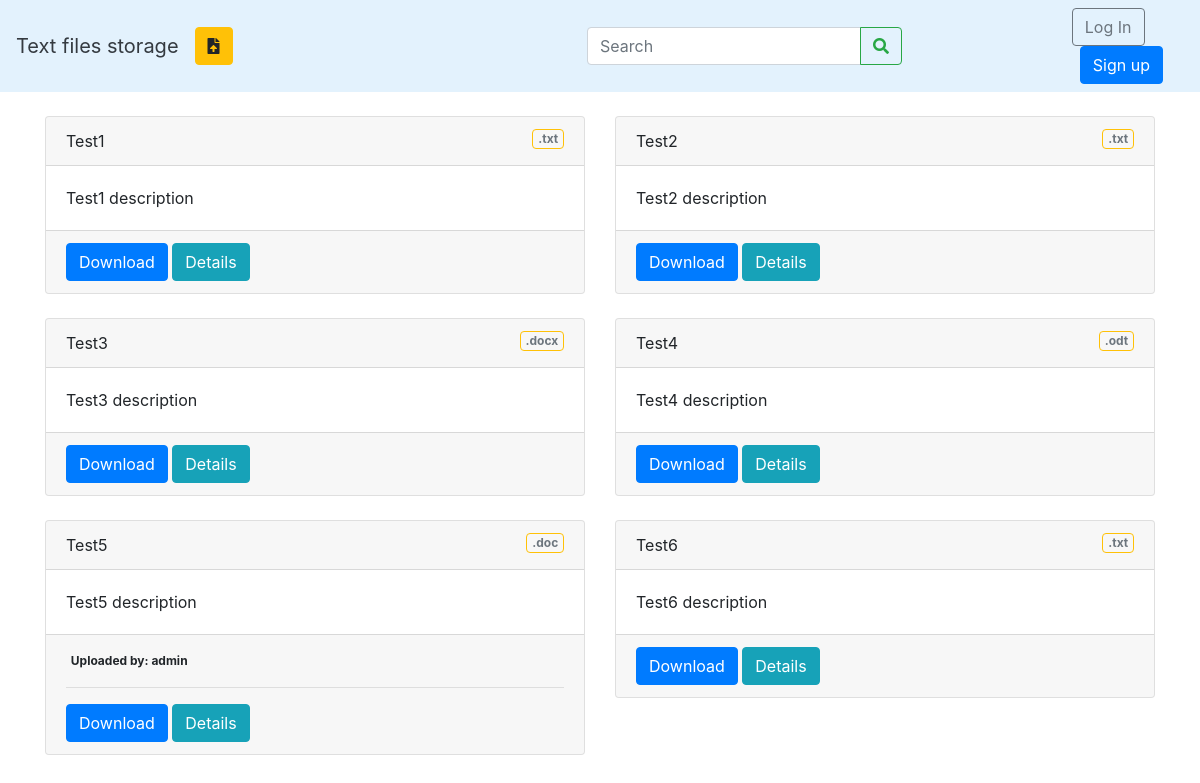
The app's page /, older data.
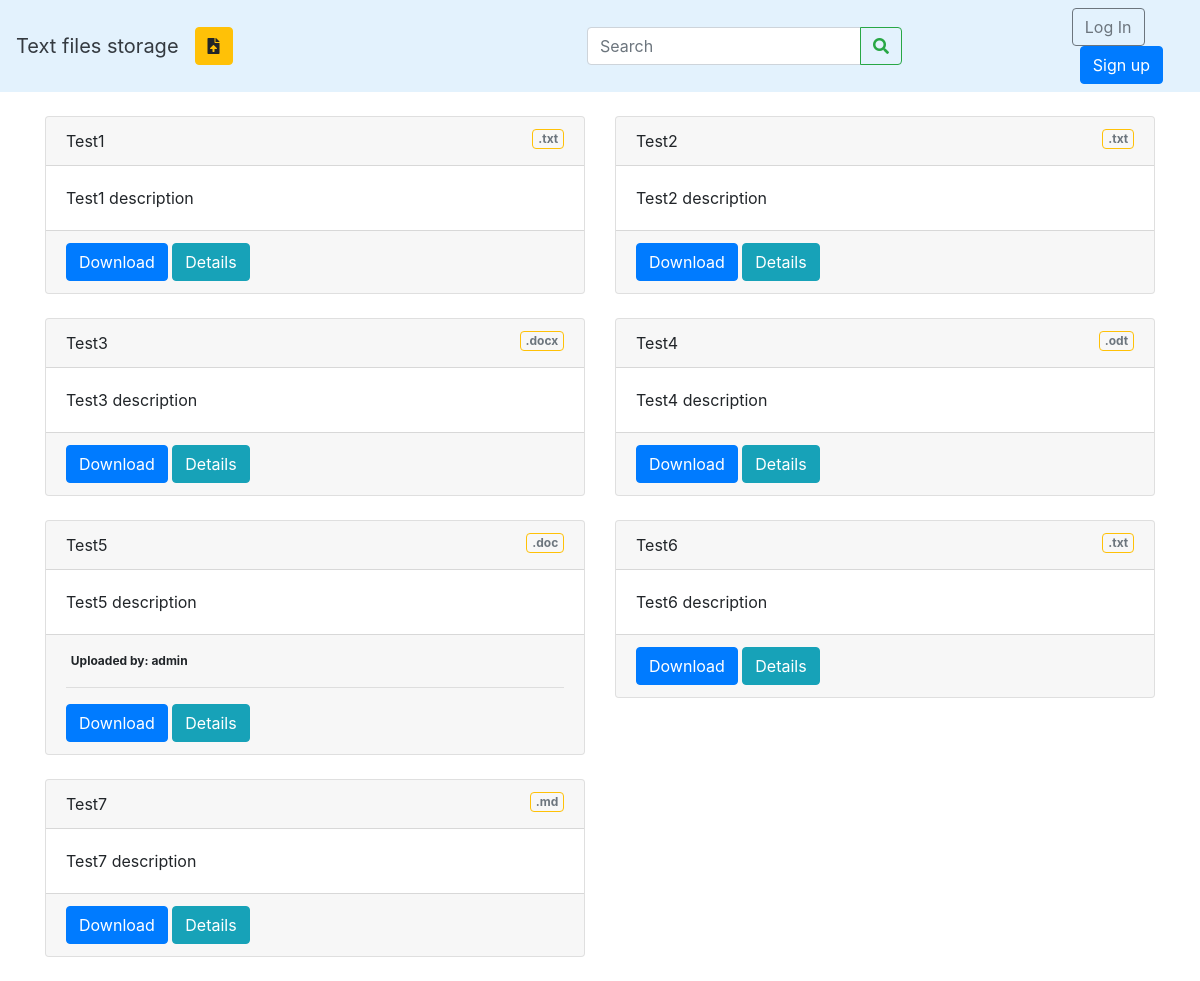
The same page, newer data.
### files/models.py (models this page shows, shortened)
class File(models.Model):
    name = models.CharField(max_length=255, unique=True)
    description = models.TextField(null=True, blank=True)
    source = models.FileField(upload_to=upload_location,
                              validators = [validate_file_extensions])
    text = models.TextField()
    slug = models.SlugField(max_length=48)
    uploaded_by = models.ForeignKey(
        get_user_model(),
        on_delete=models.CASCADE,
        null=True,
        blank=True,
    )
    def get_ext(self):
        ext = os.path.splitext(self.source.path)[1]
        return ext
    class Meta:
        ordering = ['id']

### files/views.py (the view)
# urls.py: path('', FileListView.as_view(), name='file_list'),
class FileListView(generic.ListView):
    model = File
    template_name = 'file_list.html'
    paginate_by = 10
    def get_queryset(self):
        query = self.request.GET.get('Search')
        if query:
            object_list = self.model.objects.filter(Q(name__icontains = query) |
                                                    Q(description__icontains = query))
        else:
            object_list = self.model.objects.all()
        return object_list

### templates/file_list.html (shortened to what this page needs)
{% extends 'base.html' %}
{% block content %}
    <div class="row">
        {% for file in object_list %}
            <div class="col-sm-6">
                <div class="card">
                    <div class="card-header d-flex justify-content-end">
                        {{ file.name }}
                        <span class="badge text-wrap border border-warning ml-auto text-secondary h-100">
                            {{ file.get_ext }}
                        </span>
                    </div>
                    <div class="card-body">
                        {{ file.description|truncatewords:10 }}
                    </div>
                    <div class="card-footer">
                        {% if file.uploaded_by %}
                        <span class="badge text wrap">Uploaded by: {{ file.uploaded_by }}</span><hr/>
                        {% endif %}
                        <a href="{% url 'file_download' file.slug %}" class="btn btn-primary">Download</a>
                        <a href="{% url 'file_detail' file.slug %}" class="btn btn-info">Details</a>
                    </div>
                </div>
                <br/>
            </div>
        {% endfor %}
    </div>
{% endblock content %}

### templates/base.html (shortened to what this page needs)
{% load static %}
<!doctype html>
<html lang="en">
    <head>
        <link
            rel="stylesheet"
            href="https://stackpath.bootstrapcdn.com/bootstrap/4.2.1/css/bootstrap.min.css"
>
        <link
            rel="stylesheet"
            href="https://use.fontawesome.com/releases/v5.7.1/css/all.css"
>
    </head>
    <body>
        <nav
            class="navbar navbar-expand-lg navbar-ligth"
            style="background-color: #e3f2fd">
            <a
                class="navbar-brand text-dark"
                href="{% url 'file_list' %}">
                Text files storage
            </a>
            <a
                href="{% url 'file_upload' %}"
                class="btn btn-warning"
                style="margin-right: 30px;">
                <i class="fa fa-file-upload"></i>
            </a>
            <div class="container">
                <div
                    class="collapse navbar-collapse"
                    id="navbarSearch">
                    <ul class="navbar-nav mr-auto">
                        <li class="nav-item mx-auto" >
                            <form
                                class="form-inline"
                                method="GET"
                                action="{% url 'file_list' %}">
                                <div class="input-group">
                                    <input
                                        class="form-control"
                                        type="search"
                                        placeholder="Search"
                                        aria-label="Search"
                                        name="Search"
                                        value="{{ request.GET.Search }}">
                                    <span class="input-group-append">
                                        <button
                                            class="btn btn-outline-success"
                                            type="submit">
                                            <i class="fa fa-search"></i>
                                        </button>
                                    </span>
                                </div>
                            </form>
                        </li>
                    </ul>
                </div>
            </div>
            {% if user.is_authenticated %}
                <div
                    class="collapse navbar-collapse"
                    id="navbarUserAuth">
                    <hr/>
                    <ul class="navbar-nav">
                        <li class="nav-item mx-auto">
                            <div class="btn-group">
                                <button
                                    class="btn btn-secondary">
                                    {{ user }}
                                </button>
                                <a
                                    class="btn btn-light"
                                    href="{% url 'password_change' %}">
                                    Change password
                                </a>
                                <a
                                    class="btn btn-light"
                                    href="{% url 'logout' %}">
                                    Log Out
                                </a>
                            </div>
                        </li>
                    </ul>
                </div>
            {% else %}
                <div
                    class="collapse navbar-collapse"
                    id="navbarUserAnon">
                    <ul class="navbar-nav ml-auto">
                        <li class="nav-item mx-auto">
                            <form class="form-inline">
                                <a
                                    href="{% url 'login' %}"
                                    class="btn btn-outline-secondary">
                                    Log In</a>
                                <a
                                    href="{% url 'signup' %}"
                                    class="btn btn-primary ml-2">
                                    Sign up</a>
                            </form>
                        </li>
                    </ul>
                </div>
            {% endif %}
        </nav>
        <br/>
        <div class="container">
            {% block content %}
            {% endblock content %}
        </div>
    </body>
</html>

Row changes from the older to the newer data that the page shows:
added File: name "Test7", get_ext ".md", description "Test7 description"
